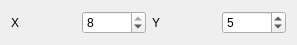
   <widget class="QWidget" name="">
    <property name="geometry">
     <rect>
      <x>80</x>
      <y>20</y>
      <width>297</width>
      <height>24</height>
     </rect>
    </property>
    <layout class="QHBoxLayout" name="horizontalLayout_12">
     <item>
      <layout class="QHBoxLayout" name="horizontalLayout_10">
       <item>
        <widget class="QLabel" name="label_2">
         <property name="text">
          <string>X</string>
         </property>
        </widget>
       </item>
       <item>
        <widget class="QSpinBox" name="spn_x">
         <property name="minimum">
          <number>1</number>
         </property>
         <property name="maximum">
          <number>8</number>
         </property>
         <property name="value">
          <number>8</number>
         </property>
        </widget>
       </item>
      </layout>
     </item>
     <item>
      <layout class="QHBoxLayout" name="horizontalLayout_11">
       <item>
        <widget class="QLabel" name="label_3">
         <property name="text">
          <string>Y</string>
         </property>
        </widget>
       </item>
       <item>
        <widget class="QSpinBox" name="spn_y">
         <property name="minimum">
          <number>1</number>
         </property>
         <property name="maximum">
          <number>8</number>
         </property>
         <property name="value">
          <number>5</number>
         </property>
        </widget>
       </item>
      </layout>
     </item>
    </layout>
   </widget>
